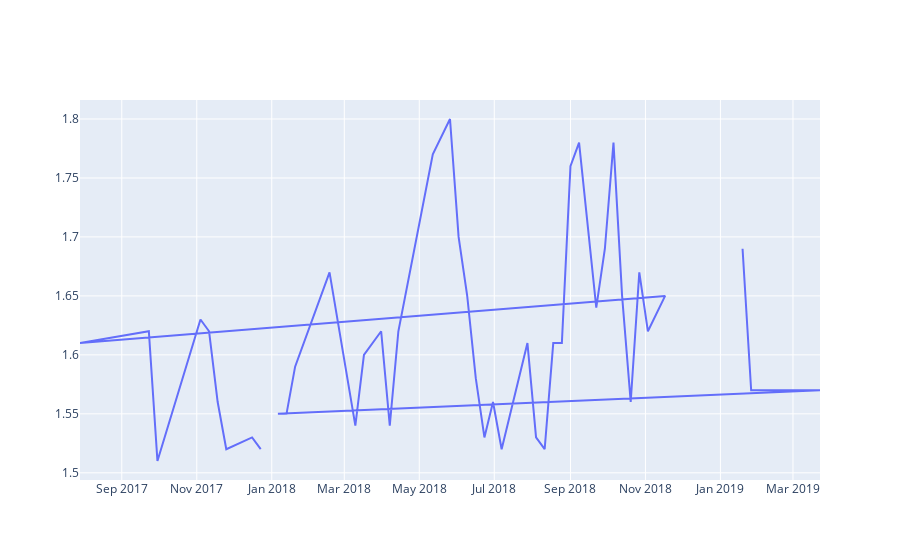

Source (notebook cell):
### Code cell
# Time series, Monthly for records in Albany of Type 'A' and the price more than 1.5
df = df_product_a.loc[df_product_a['location'] == 'Albany']
df=df[df.type == 'A']
df=df[df.price > 1.5]
fig = go.Figure([go.Scatter(x=df['date_w'], y=df['price'])])
fig.show()

### Figure 1 — Plotly figure (JSON) as saved in the notebook; plotly's stock layout.template omitted (floating-point values rounded to 4 significant figures)
{"data": [{"type": "scatter", "x": ["2017-12-23", "2017-12-16", "2017-11-25", "2017-11-18", "2017-11-11", "2017-11-04", "2017-09-30", "2017-09-23", "2017-07-29", "2018-11-17", "2018-11-03", "2018-10-27", "2018-10-20", "2018-10-13", "2018-10-06", "2018-09-29", "2018-09-22", "2018-09-08", "2018-09-01", "2018-08-25", "2018-08-18", "2018-08-11", "2018-08-04", "2018-07-28", "2018-07-07", "2018-06-30", "2018-06-23", "2018-06-16", "2018-06-09", "2018-06-02", "2018-05-26", "2018-05-12", "2018-04-14", "2018-04-07", "2018-03-31", "2018-03-17", "2018-03-10", "2018-02-17", "2018-01-20", "2018-01-13", "2018-01-06", "2019-03-23", "2019-01-26", "2019-01-19"], "y": [1.52, 1.53, 1.52, 1.56, 1.62, 1.63, 1.51, 1.62, 1.61, 1.65, 1.62, 1.67, 1.56, 1.65, 1.78, 1.69, 1.64, 1.78, 1.76, 1.61, 1.61, 1.52, 1.53, 1.61, 1.52, 1.56, 1.53, 1.58, 1.65, 1.7, 1.8, 1.77, 1.62, 1.54, 1.62, 1.6, 1.54, 1.67, 1.59, 1.55, 1.55, 1.57, 1.57, 1.69]}], "layout": {}}
